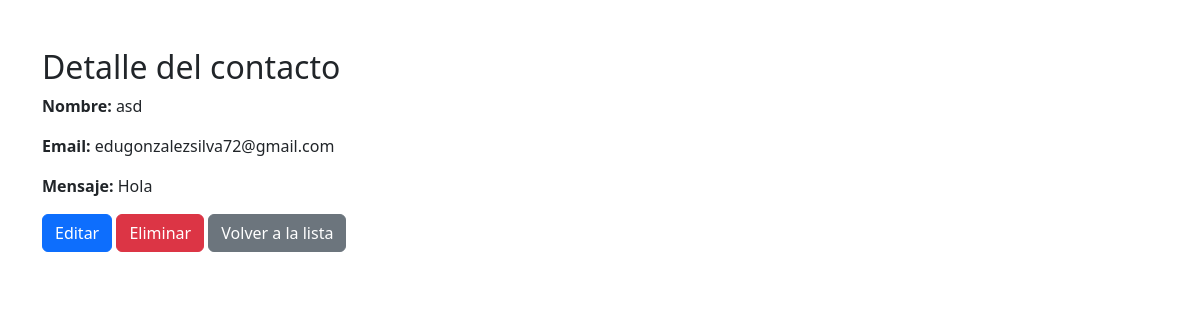
Page /contacto/2/ (signed in) on the committed database.
### myportfolio/models.py (models this page shows)
class Contacto(models.Model):
    nombre = models.CharField(max_length=100)
    email = models.EmailField()
    mensaje = models.TextField()
    mensaje_cifrado = models.TextField()
    fecha = models.DateTimeField(auto_now_add=True)

### myportfolio/views.py (the view)
# urls.py: path('contacto/<int:pk>/', views.contacto_detalle, name='contacto_detalle'),
@login_required
def contacto_detalle(request, pk):
    contacto = get_object_or_404(Contacto, pk=pk)
    return render(request, 'myportfolio/contacto_detalle.html', {'contacto': contacto})

### myportfolio/templates/myportfolio/contacto_detalle.html (shortened to what this page needs)
{% extends 'base_generic.html' %}
{% block content %}
    <div class="container mt-5">
        <h2>Detalle del contacto</h2>
        <p><strong>Nombre:</strong> {{ contacto.nombre }}</p>
        <p><strong>Email:</strong> {{ contacto.email }}</p>
        <p><strong>Mensaje:</strong> {{ contacto.mensaje }}</p>
        <a href="{% url 'contacto_editar' contacto.pk %}" class="btn btn-primary">Editar</a>
        <form method="POST" action="{% url 'contacto_eliminar' contacto.pk %}" style="display:inline;
        ">
            <button type="submit" class="btn btn-danger">Eliminar</button>
        </form>
        <a href="{% url 'contacto_lista' %}" class="btn btn-secondary">Volver a la lista</a>
    </div>
{% endblock %}

### rows in the picture
Contacto: nombre "asd", email "edugonzalezsilva72@gmail.com", mensaje "Hola"
